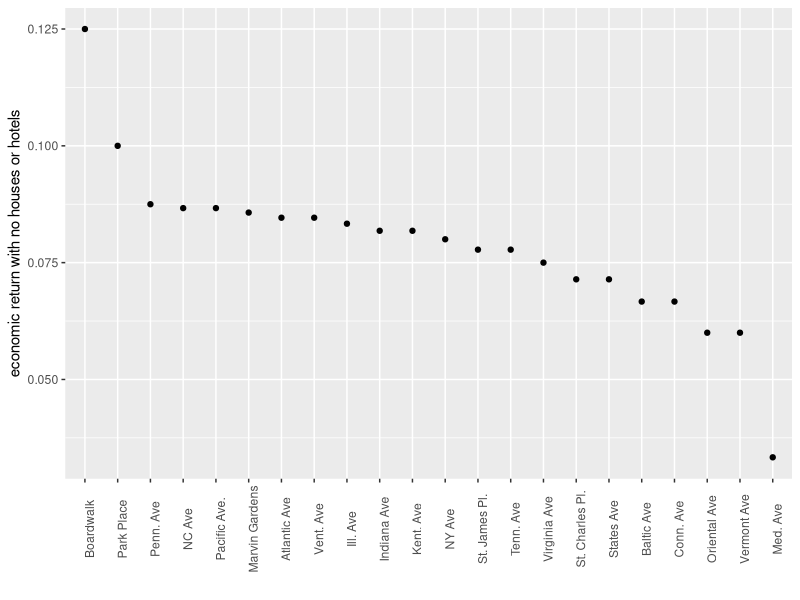
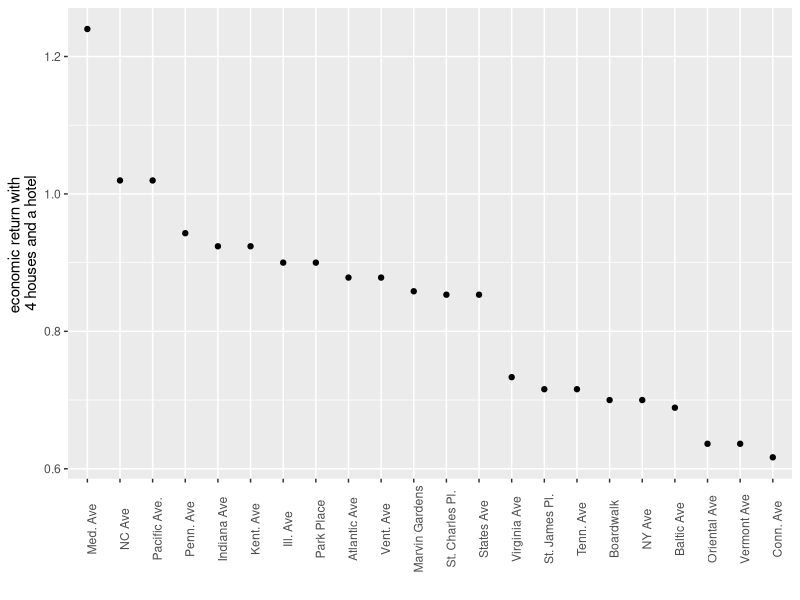

Reproduce these figures in R, in order.
#this script calculates cost beneft analysis of different properties in Monopoly
library(ggplot2)


properties<-c("Med. Ave","Baltic Ave","Oriental Ave","Vermont Ave","Conn. Ave","St. Charles Pl.","States Ave","Virginia Ave","St. James Pl.","Tenn. Ave","NY Ave","Kent. Ave","Indiana Ave","Ill. Ave","Atlantic Ave","Vent. Ave","Marvin Gardens","Pacific Ave.","NC Ave","Penn. Ave","Park Place","Boardwalk")
price<-c(60,60,100,100,120,140,140,160,180,180,200,220,220,240,260,260,280,300,300,320,350,400)
housePrice<-c(50,50,50,50,50,100,100,100,100,100,100,150,150,150,150,150,150,200,200,200,200,200)
rent<-c(2,4,6,6,8,10,10,12,14,14,16,18,18,20,22,22,24,26,26,28,35,50)
rent_1_house<-c(10,20,30,30,40,50,50,60,70,70,80,90,90,100,110,110,120,130,130,150,175,200)
rent_2_house<-c(30,60,90,90,100,150,150,180,200,200,220,250,250,300,330,330,360,390,390,450,500,600)
rent_3_house<-c(90,180,270,270,300,450,450,500,550,550,600,700,700,750,800,800,850,900,900,1000,1100,1400)
rent_4_house<-c(160,320,400,400,450,625,625,700,750,750,800,875,875,925,975,975,1025,1100,1100,1200,1300,1700)
rent_hotel<-c(250,450,550,550,600,750,750,900,950,950,1000,1050,1050,1100,1150,1150,1200,1275,1275,1400,1500,2000)
mortgage<-c(30,30,50,50,60,70,70,80,90,90,100,110,110,120,130,130,140,150,150,160,175,200)

df<-data.frame(properties,price,housePrice,rent,rent_1_house,rent_2_house,rent_3_house,rent_4_house,rent_hotel,mortgage)

df$return_no_house<-rent/price

plot_1 <- ggplot(df)+
	geom_point(aes(x=reorder(properties,-return_no_house,sum),y=return_no_house))+
	theme(axis.text.x = element_text(angle = 90))+
	xlab("")+
	ylab("economic return with no houses or hotels")

df$return_1_house<-(price+(1*housePrice))/rent_1_house
df$return_2_house<-(price+(2*housePrice))/rent_2_house
df$return_3_house<-(price+(3*housePrice))/rent_3_house
df$return_4_house<-(price+(4*housePrice))/rent_4_house
df$return_hotel<-(price+(5*housePrice))/rent_hotel

plot_2 <- ggplot(df)+
	geom_point(aes(x=reorder(properties,-return_hotel,sum),y=return_hotel))+
	theme(axis.text.x = element_text(angle = 90))+
	xlab("")+
	ylab("economic return with \n4 houses and a hotel")

print(plot_1)
print(plot_2)
